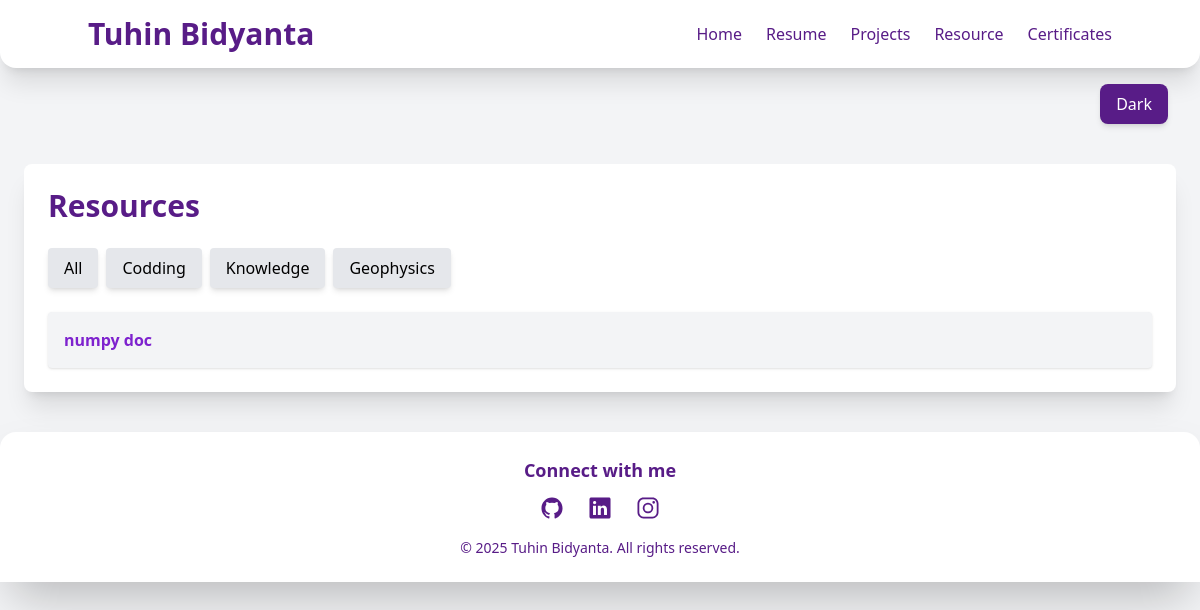
Before: /resource with the older database file.
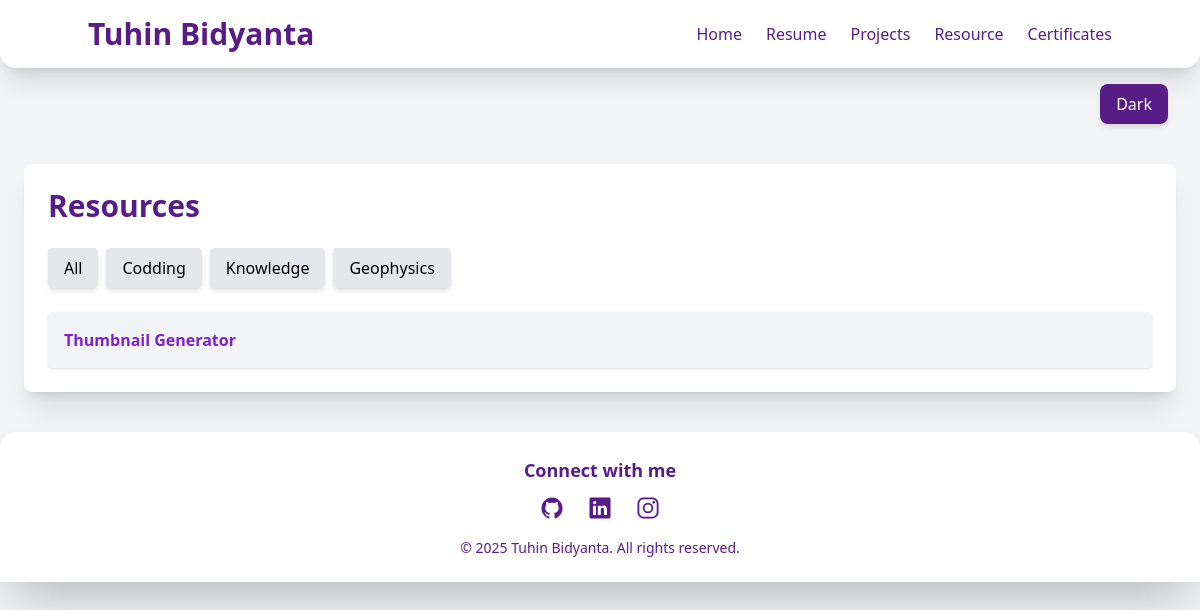
After: the same page with the newer database file.
### app.py (models this page shows)
class Resource(db.Model):
    id = db.Column(db.Integer, primary_key=True)
    name = db.Column(db.String(200), nullable=False)
    link = db.Column(db.String(400), nullable=False)
    category = db.Column(db.String(100), nullable=False)

### app.py (the view)
@app.route('/resource')
def resource():
    resources = Resource.query.all()
    return render_template('resource.html' , res = resources)

### templates/resource.html
{% extends 'base.html' %}
{% block resource %}
<div class="max-w-6xl mx-auto p-6 bg-white dark:bg-gray-800 shadow-xl rounded-lg mt-10">
    <div class="flex justify-between items-center">
        <h1 class="text-3xl font-bold text-purple-900 dark:text-purple-300">Resources</h1>
    </div>
    <div class="mt-6 flex flex-wrap gap-2">
        <button onclick="filterResources('all')" class="px-4 py-2 bg-gray-200 dark:bg-gray-700 rounded shadow-md hover:bg-gray-300">All</button>
        <button onclick="filterResources('codding')" class="px-4 py-2 bg-gray-200 dark:bg-gray-700 rounded shadow-md hover:bg-gray-300">Codding</button>
        <button onclick="filterResources('knowledge')" class="px-4 py-2 bg-gray-200 dark:bg-gray-700 rounded shadow-md hover:bg-gray-300">Knowledge</button>
        <button onclick="filterResources('geophysics')" class="px-4 py-2 bg-gray-200 dark:bg-gray-700 rounded shadow-md hover:bg-gray-300">Geophysics</button>
    </div>
    <ul class="mt-6 space-y-4">
        {% for resource in res%}
        <li class="resource-item bg-gray-100 dark:bg-gray-700 p-4 rounded shadow" data-category="{{resource.category}}">
            <a href="{{resource.link}}" class="text-purple-700 dark:text-purple-300 font-semibold">{{resource.name}}</a>
        </li>
        {%endfor%}
    </ul>
</div>
{% endblock %}

Changed rows visible on the page:
removed Resource: name "numpy doc"
added Resource: name "Thumbnail Generator"
